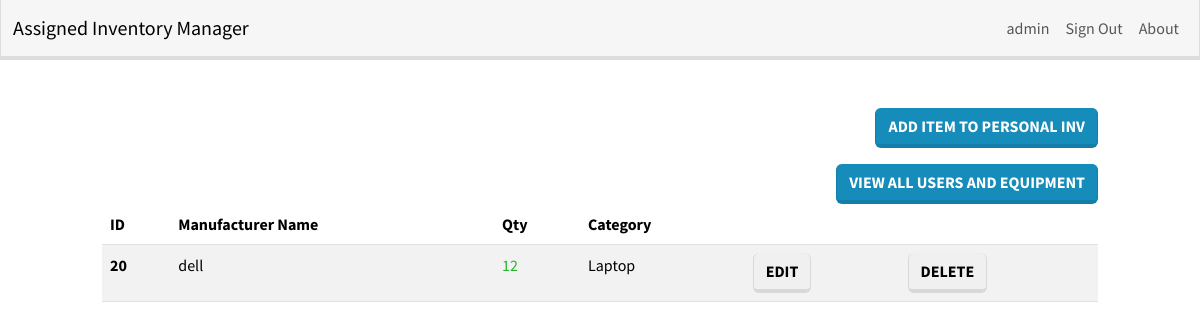
Screenshot of /dashboard/ (signed in) with the database file from the repository.
### inventory/models.py (models this page shows, shortened)
class InventoryItem(models.Model):
    name = models.CharField(max_length=200)
    quantity = models.IntegerField()
    category = models.ForeignKey(
        "Category", on_delete=models.SET_NULL, blank=True, null=True
    )
    date_created = models.DateTimeField(auto_now_add=True)
    last_edited = models.DateTimeField(auto_now=True)
    user = models.ForeignKey(User, on_delete=models.CASCADE)
    assigned_date = models.DateTimeField(auto_now_add=True)

class Category(models.Model):
    name = models.CharField(max_length=200)
    class Meta:
        verbose_name_plural = "categories"

### inventory/views.py (the view, shortened to what this page needs)
# urls.py: path('dashboard/', Dashboard.as_view(), name='dashboard'),
class Dashboard(LoginRequiredMixin, View):
    def get(self, request):
        items = InventoryItem.objects.filter(user=self.request.user.id).order_by("id")
        low_inventory = InventoryItem.objects.filter(
            user=self.request.user.id, quantity__lte=LOW_QUANTITY
        )
        low_inventory_ids = InventoryItem.objects.filter(
            user=self.request.user.id, quantity__lte=LOW_QUANTITY
        ).values_list("id", flat=True)
        return render(
            request,
            "inventory/dashboard.html",
            {"items": items, "low_inventory_ids": low_inventory_ids},
        )

### inventory/templates/inventory/dashboard.html (shortened to what this page needs)
{% extends 'inventory/base.html' %}
{% block content %}
	<div class="row">
		<div class="col-md-10 col-12 mx-auto mt-5">
			<div class="d-flex justify-content-end">
				<a href="{% url 'add-item' %}" class="btn btn-primary">Add Item to Personal Inv</a>
			</div>
            {% if user.is_superuser %}
                <div class="d-flex justify-content-end mt-3">
                    <a href="{% url 'admin-view' %}" class="btn btn-primary">View All Users and Equipment</a>
                </div>
            {% endif %}
			<table class="table table-hover table-striped">
				<thead>
					<tr>
						<th scope="col">ID</th>
						<th scope="col">Manufacturer Name</th>
						<th scope="col">Qty</th>
						<th scope="col">Category</th>
						<th scope="col"></th>
						<th scope="col"></th>
					</tr>
				</thead>
				<tbody>
					{% for item in items %}
					<tr>
						<th scope="row">{{ item.id }}</th>
						<td>{{ item.name }}</td>
						{% if item.id in low_inventory_ids %}
							<td class="text-danger">{{ item.quantity }}</td>
                        {% else %}
							<td class="text-success">{{ item.quantity }}</td>
						{% endif %}
						<td>{{ item.category.name }}</td>
						<td><a href="{% url 'edit-item' item.id %}" class="btn btn-secondary">Edit</a></td>
						<td><a href="{% url 'delete-item' item.id %}" class="btn btn-secondary">Delete</a></td>
					</tr>
					{% endfor %}
				</tbody>
			</table>
		</div>
	</div>
{% endblock content %}

### inventory/templates/inventory/navigation.html (shortened to what this page needs)
<nav class="navbar navbar-expand-lg bg-light">
	<div class="container-fluid">
		<a class="navbar-brand" href="{% url 'index' %}">Assigned Inventory Manager</a>
		<div class="collapse navbar-collapse justify-content-end" id="navbarNav">
			<ul class="navbar-nav">
				{% if user.is_authenticated %}
					<li class="nav-item">
						<a class="nav-link" href="#">{{ user.username }}</a>
					</li>
					<li class="nav-item">
						<a class="nav-link" href="{% url 'simple_logout' %}">Sign Out</a>
					</li>
                    <li class="nav-item">
                        <a class="nav-link" href="{% url 'about' %}">About</a>
                    </li>
				{% endif %}
			</ul>
		</div>
	</div>
</nav>

### rows the page displays
InventoryItem: id "20", name "dell", quantity "12", category.name "Laptop"

### other values shown
{{ user.username }} "admin"
